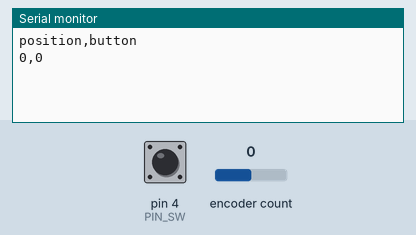
Simulated run of this program. Board: Arduino Uno, built with avr-gcc and run on an emulated ATmega328P. Shown: the last lines printed to the serial monitor. Inputs (shaded band) come from the test bench; at power-on: encoder count 0, pin 4 (PIN_SW) HIGH.

Above: at 1.2 s.
1.3 s: encoder count set to 1
At 2.2 s:
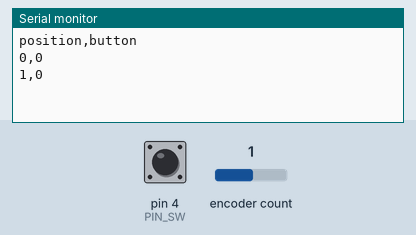
2.8 s: pin 4 (PIN_SW) pulled LOW for 0.15 s
At 4.1 s:
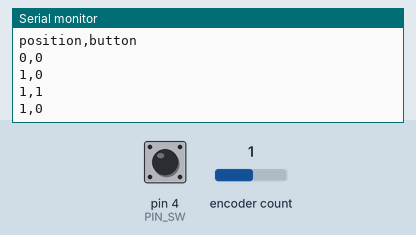
4.4 s: encoder count set to 2
At 5.6 s:
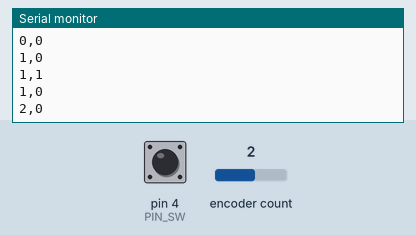
5.9 s: pin 4 (PIN_SW) pulled LOW for 1 s
At 7.7 s:
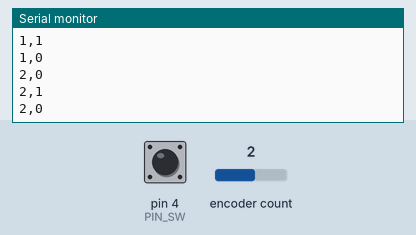
Timing chart, 0 to 9.2 s (numbered marks = the images above; inputs shaded):
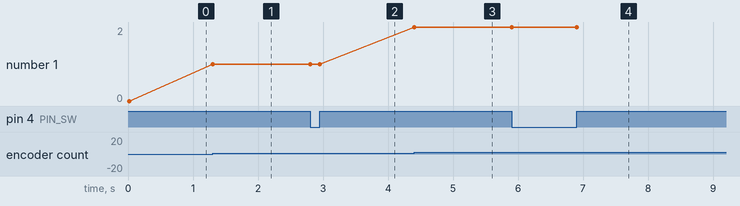

Measured:
- after the input at 1.3 s, the serial monitor: prints a new line at once (image 1)
- after the input at 2.8 s, the serial monitor: prints a new line at once (image 2)
- after the input at 4.4 s, the serial monitor: prints a new line at once (image 3)
- after the input at 5.9 s, the serial monitor: prints a new line at once (image 4)
- plotted number 1: 0 → 1 after the input at 1.3 s, 1 → 2 after the input at 4.4 s

The program:

main.cpp
```cpp
#include <Arduino.h>
#include <RotaryEncoder.h>

#define PIN_CLK 2
#define PIN_DT  3
#define PIN_SW  4

RotaryEncoder encoder(PIN_CLK, PIN_DT, RotaryEncoder::LatchMode::FOUR3);

long lastPosition = 0;
int lastButtonState = HIGH;

void printState(long position, int buttonState) {
  int buttonPressed = (buttonState == LOW) ? 1 : 0;

  Serial.print(position);
  Serial.print(",");
  Serial.println(buttonPressed);
}

void setup() {
  Serial.begin(9600);

  pinMode(PIN_CLK, INPUT_PULLUP);
  pinMode(PIN_DT, INPUT_PULLUP);
  pinMode(PIN_SW, INPUT_PULLUP);

  lastPosition = encoder.getPosition();
  lastButtonState = digitalRead(PIN_SW);

  Serial.println("position,button");
  printState(lastPosition, lastButtonState);
}

void loop() {
  encoder.tick();

  long position = encoder.getPosition();
  int buttonState = digitalRead(PIN_SW);

  if (position != lastPosition || buttonState != lastButtonState) {
    printState(position, buttonState);

    lastPosition = position;
    lastButtonState = buttonState;
  }
}
```
